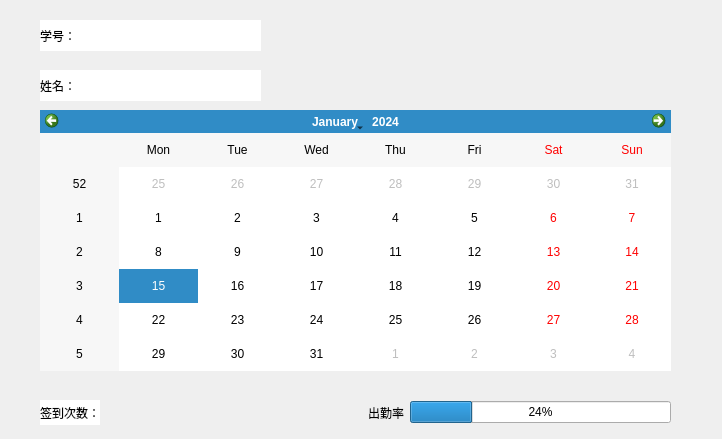
<?xml version="1.0" encoding="UTF-8"?>
<ui version="4.0">
 <class>Person</class>
 <widget class="QWidget" name="Person">
  <property name="geometry">
   <rect>
    <x>0</x>
    <y>0</y>
    <width>722</width>
    <height>439</height>
   </rect>
  </property>
  <property name="windowTitle">
   <string>Form</string>
  </property>
  <widget class="QLabel" name="label">
   <property name="geometry">
    <rect>
     <x>40</x>
     <y>20</y>
     <width>221</width>
     <height>31</height>
    </rect>
   </property>
   <property name="styleSheet">
    <string notr="true">background-color: rgb(255, 255, 255);</string>
   </property>
   <property name="text">
    <string>学号：</string>
   </property>
  </widget>
  <widget class="QLabel" name="label_2">
   <property name="geometry">
    <rect>
     <x>40</x>
     <y>70</y>
     <width>221</width>
     <height>31</height>
    </rect>
   </property>
   <property name="styleSheet">
    <string notr="true">background-color: rgb(255, 255, 255);</string>
   </property>
   <property name="text">
    <string>姓名：</string>
   </property>
  </widget>
  <widget class="QCalendarWidget" name="calendarWidget">
   <property name="geometry">
    <rect>
     <x>40</x>
     <y>110</y>
     <width>631</width>
     <height>261</height>
    </rect>
   </property>
  </widget>
  <widget class="QWidget" name="layoutWidget">
   <property name="geometry">
    <rect>
     <x>40</x>
     <y>400</y>
     <width>631</width>
     <height>25</height>
    </rect>
   </property>
   <layout class="QHBoxLayout" name="horizontalLayout">
    <item>
     <widget class="QLabel" name="label_3">
      <property name="styleSheet">
       <string notr="true">background-color: rgb(255, 255, 255);</string>
      </property>
      <property name="text">
       <string>签到次数：</string>
      </property>
     </widget>
    </item>
    <item>
     <spacer name="horizontalSpacer">
      <property name="orientation">
       <enum>Qt::Horizontal</enum>
      </property>
      <property name="sizeHint" stdset="0">
       <size>
        <width>40</width>
        <height>20</height>
       </size>
      </property>
     </spacer>
    </item>
    <item>
     <widget class="QLabel" name="label_4">
      <property name="text">
       <string>出勤率</string>
      </property>
     </widget>
    </item>
    <item>
     <widget class="QProgressBar" name="progressBar">
      <property name="value">
       <number>24</number>
      </property>
     </widget>
    </item>
   </layout>
  </widget>
  <widget class="QWidget" name="widget" native="true">
   <property name="geometry">
    <rect>
     <x>0</x>
     <y>0</y>
     <width>721</width>
     <height>441</height>
    </rect>
   </property>
   <property name="styleSheet">
    <string notr="true">background-image: url(:/OIP7OALM908.jpg);</string>
   </property>
  </widget>
  <zorder>widget</zorder>
  <zorder>label</zorder>
  <zorder>label_2</zorder>
  <zorder>calendarWidget</zorder>
  <zorder>layoutWidget</zorder>
 </widget>
 <resources/>
 <connections/>
</ui>
